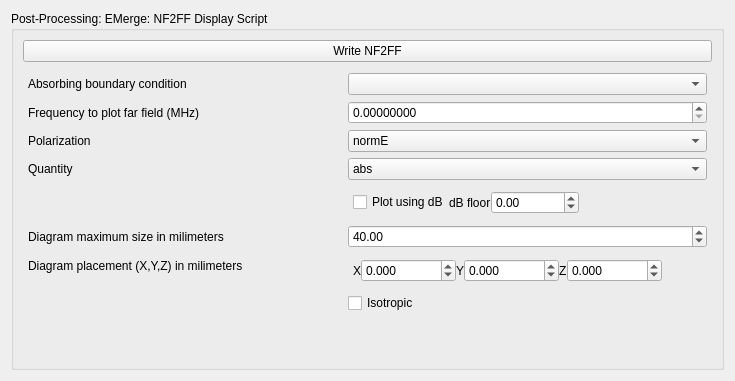
                   <widget class="QWidget" name="probeProcessingEmergeTab_nf2ffTab">
                    <attribute name="title">
                     <string>NF2FF</string>
                    </attribute>
                    <layout class="QVBoxLayout" name="verticalLayout_46">
                     <item>
                      <widget class="QGroupBox" name="nf2ffEMergeGroupProcessing">
                       <property name="title">
                        <string>Post-Processing: EMerge: NF2FF Display Script</string>
                       </property>
                       <layout class="QVBoxLayout" name="verticalLayout_45">
                        <item>
                         <widget class="QPushButton" name="writeNf2ffEmergeButton">
                          <property name="text">
                           <string>Write NF2FF</string>
                          </property>
                         </widget>
                        </item>
                        <item>
                         <layout class="QFormLayout" name="formLayout_2">
                          <property name="horizontalSpacing">
                           <number>0</number>
                          </property>
                          <property name="leftMargin">
                           <number>5</number>
                          </property>
                          <property name="topMargin">
                           <number>5</number>
                          </property>
                          <property name="rightMargin">
                           <number>5</number>
                          </property>
                          <property name="bottomMargin">
                           <number>5</number>
                          </property>
                          <item row="0" column="0">
                           <widget class="QLabel" name="label_126">
                            <property name="text">
                             <string>Absorbing boundary condition</string>
                            </property>
                           </widget>
                          </item>
                          <item row="0" column="1">
                           <widget class="QComboBox" name="portNf2ffEmergeObjectList"/>
                          </item>
                          <item row="1" column="0">
                           <widget class="QLabel" name="label_127">
                            <property name="text">
                             <string>Frequency to plot far field (MHz)</string>
                            </property>
                           </widget>
                          </item>
                          <item row="1" column="1">
                           <widget class="QDoubleSpinBox" name="boundaryNf2ffEmergeFreq">
                            <property name="decimals">
                             <number>8</number>
                            </property>
                            <property name="maximum">
                             <double>10000000000.000000000000000</double>
                            </property>
                           </widget>
                          </item>
                          <item row="2" column="0">
                           <widget class="QLabel" name="label_128">
                            <property name="text">
                             <string>Polarization</string>
                            </property>
                           </widget>
                          </item>
                          <item row="2" column="1">
                           <widget class="QComboBox" name="polarizationNf2ffEmerge">
                            <item>
                             <property name="text">
                              <string>normE</string>
                             </property>
                            </item>
                            <item>
                             <property name="text">
                              <string>Erhcp</string>
                             </property>
                            </item>
                            <item>
                             <property name="text">
                              <string>Elhcp</string>
                             </property>
                            </item>
                            <item>
                             <property name="text">
                              <string>Etheta</string>
                             </property>
                            </item>
                            <item>
                             <property name="text">
                              <string>Ephi</string>
                             </property>
                            </item>
                            <item>
                             <property name="text">
                              <string>Ex</string>
                             </property>
                            </item>
                            <item>
                             <property name="text">
                              <string>Ey</string>
                             </property>
                            </item>
                            <item>
                             <property name="text">
                              <string>Ez</string>
                             </property>
                            </item>
                            <item>
                             <property name="text">
                              <string>AR</string>
                             </property>
                            </item>
                           </widget>
                          </item>
                          <item row="3" column="0">
                           <widget class="QLabel" name="label_129">
                            <property name="text">
                             <string>Quantity</string>
                            </property>
                           </widget>
                          </item>
                          <item row="3" column="1">
                           <widget class="QComboBox" name="quantityNf2ffEmerge">
                            <item>
                             <property name="text">
                              <string>abs</string>
                             </property>
                            </item>
                            <item>
                             <property name="text">
                              <string>real</string>
                             </property>
                            </item>
                            <item>
                             <property name="text">
                              <string>imag</string>
                             </property>
                            </item>
                            <item>
                             <property name="text">
                              <string>angle</string>
                             </property>
                            </item>
                           </widget>
                          </item>
                          <item row="4" column="0">
                           <spacer name="horizontalSpacer_54">
                            <property name="orientation">
                             <enum>Qt::Orientation::Horizontal</enum>
                            </property>
                            <property name="sizeHint" stdset="0">
                             <size>
                              <width>320</width>
                              <height>20</height>
                             </size>
                            </property>
                           </spacer>
                          </item>
                          <item row="4" column="1">
                           <layout class="QHBoxLayout" name="horizontalLayout_65">
                            <property name="leftMargin">
                             <number>5</number>
                            </property>
                            <property name="topMargin">
                             <number>5</number>
                            </property>
                            <property name="rightMargin">
                             <number>5</number>
                            </property>
                            <property name="bottomMargin">
                             <number>5</number>
                            </property>
                            <item>
                             <widget class="QCheckBox" name="useDecibelsNf2ffEmerge">
                              <property name="text">
                               <string>Plot using dB</string>
                              </property>
                             </widget>
                            </item>
                            <item>
                             <widget class="QLabel" name="label_130">
                              <property name="text">
                               <string>dB floor</string>
                              </property>
                             </widget>
                            </item>
                            <item>
                             <widget class="QDoubleSpinBox" name="dBFloorNf2ffEmerge">
                              <property name="minimum">
                               <double>-100000000.000000000000000</double>
                              </property>
                              <property name="maximum">
                               <double>100000000.000000000000000</double>
                              </property>
                             </widget>
                            </item>
                            <item>
                             <spacer name="horizontalSpacer_55">
                              <property name="orientation">
                               <enum>Qt::Orientation::Horizontal</enum>
                              </property>
                              <property name="sizeHint" stdset="0">
                               <size>
                                <width>40</width>
                                <height>20</height>
                               </size>
                              </property>
                             </spacer>
                            </item>
                           </layout>
                          </item>
                          <item row="5" column="0">
                           <widget class="QLabel" name="label_131">
                            <property name="text">
                             <string>Diagram maximum size in milimeters</string>
                            </property>
                           </widget>
                          </item>
                          <item row="5" column="1">
                           <widget class="QDoubleSpinBox" name="diagramRMaxNF2FFEmerge">
                            <property name="maximum">
                             <double>100000000000.000000000000000</double>
                            </property>
                            <property name="value">
                             <double>40.000000000000000</double>
                            </property>
                           </widget>
                          </item>
                          <item row="6" column="0">
                           <widget class="QLabel" name="label_132">
                            <property name="text">
                             <string>Diagram placement (X,Y,Z) in milimeters</string>
                            </property>
                           </widget>
                          </item>
                          <item row="6" column="1">
                           <layout class="QHBoxLayout" name="horizontalLayout_66">
                            <property name="leftMargin">
                             <number>5</number>
                            </property>
                            <property name="topMargin">
                             <number>5</number>
                            </property>
                            <property name="rightMargin">
                             <number>5</number>
                            </property>
                            <property name="bottomMargin">
                             <number>5</number>
                            </property>
                            <item>
                             <widget class="QLabel" name="label_133">
                              <property name="text">
                               <string>X</string>
                              </property>
                             </widget>
                            </item>
                            <item>
                             <widget class="QDoubleSpinBox" name="diagramPlacementXNF2FFEmerge">
                              <property name="decimals">
                               <number>3</number>
                              </property>
                              <property name="minimum">
                               <double>-100000000.000000000000000</double>
                              </property>
                              <property name="maximum">
                               <double>100000000.000000000000000</double>
                              </property>
                             </widget>
                            </item>
                            <item>
                             <widget class="QLabel" name="label_134">
                              <property name="text">
                               <string>Y</string>
                              </property>
                             </widget>
                            </item>
                            <item>
                             <widget class="QDoubleSpinBox" name="diagramPlacementYNF2FFEmerge">
                              <property name="decimals">
                               <number>3</number>
                              </property>
                              <property name="minimum">
                               <double>-100000000.000000000000000</double>
                              </property>
                              <property name="maximum">
                               <double>100000000.000000000000000</double>
                              </property>
                             </widget>
                            </item>
                            <item>
                             <widget class="QLabel" name="label_135">
                              <property name="text">
                               <string>Z</string>
                              </property>
                             </widget>
                            </item>
                            <item>
                             <widget class="QDoubleSpinBox" name="diagramPlacementZNF2FFEmerge">
                              <property name="decimals">
                               <number>3</number>
                              </property>
                              <property name="minimum">
                               <double>-100000000.000000000000000</double>
                              </property>
                              <property name="maximum">
                               <double>100000000.000000000000000</double>
                              </property>
                             </widget>
                            </item>
                            <item>
                             <spacer name="horizontalSpacer_56">
                              <property name="orientation">
                               <enum>Qt::Orientation::Horizontal</enum>
                              </property>
                              <property name="sizeHint" stdset="0">
                               <size>
                                <width>40</width>
                                <height>20</height>
                               </size>
                              </property>
                             </spacer>
                            </item>
                           </layout>
                          </item>
                          <item row="7" column="1">
                           <widget class="QCheckBox" name="diagramIsotropicNF2FFEmerge">
                            <property name="text">
                             <string>Isotropic</string>
                            </property>
                           </widget>
                          </item>
                         </layout>
                        </item>
                        <item>
                         <spacer name="verticalSpacer_35">
                          <property name="orientation">
                           <enum>Qt::Orientation::Vertical</enum>
                          </property>
                          <property name="sizeHint" stdset="0">
                           <size>
                            <width>20</width>
                            <height>40</height>
                           </size>
                          </property>
                         </spacer>
                        </item>
                       </layout>
                      </widget>
                     </item>
                    </layout>
                   </widget>
